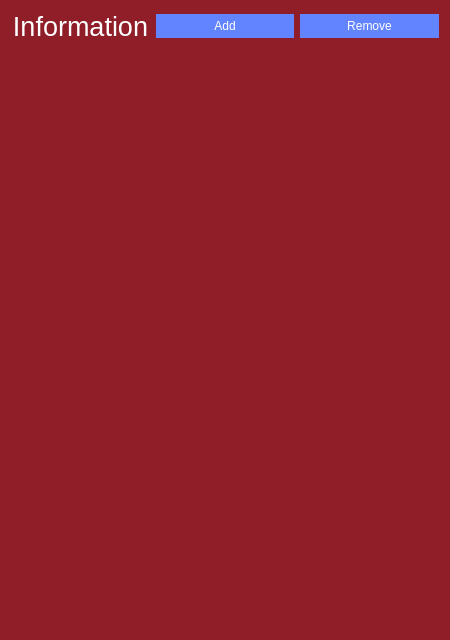
<?xml version="1.0" encoding="UTF-8"?>
<ui version="4.0">
 <class>BookDescription</class>
 <widget class="QWidget" name="BookDescription">
  <property name="windowModality">
   <enum>Qt::ApplicationModal</enum>
  </property>
  <property name="geometry">
   <rect>
    <x>0</x>
    <y>0</y>
    <width>450</width>
    <height>640</height>
   </rect>
  </property>
  <property name="minimumSize">
   <size>
    <width>450</width>
    <height>640</height>
   </size>
  </property>
  <property name="windowTitle">
   <string>Form</string>
  </property>
  <property name="styleSheet">
   <string notr="true">/*Copyright (c) DevSec Studio. All rights reserved.

MIT License

Permission is hereby granted, free of charge, to any person obtaining a copy
of this software and associated documentation files (the &quot;Software&quot;), to deal
in the Software without restriction, including without limitation the rights
to use, copy, modify, merge, publish, distribute, sublicense, and/or sell
copies of the Software, and to permit persons to whom the Software is
furnished to do so, subject to the following conditions:

The above copyright notice and this permission notice shall be included in all
copies or substantial portions of the Software.

THE SOFTWARE IS PROVIDED *AS IS*, WITHOUT WARRANTY OF ANY KIND, EXPRESS OR
IMPLIED, INCLUDING BUT NOT LIMITED TO THE WARRANTIES OF MERCHANTABILITY,
FITNESS FOR A PARTICULAR PURPOSE AND NONINFRINGEMENT. IN NO EVENT SHALL THE
AUTHORS OR COPYRIGHT HOLDERS BE LIABLE FOR ANY CLAIM, DAMAGES OR OTHER
LIABILITY, WHETHER IN AN ACTION OF CONTRACT, TORT OR OTHERWISE, ARISING FROM,
OUT OF OR IN CONNECTION WITH THE SOFTWARE OR THE USE OR OTHER DEALINGS IN THE SOFTWARE.
*/

/*-----QWidget-----*/
QWidget
{
	background-color: #8f1e28;
	color: #fff;
	selection-background-color: #aa7e82;
	selection-color: #000;

}


/*-----QLabel-----*/
QLabel
{
	background-color: transparent;
	color: #fff;

}


/*-----QMenuBar-----*/
QMenuBar 
{
	background-color: qlineargradient(spread:repeat, x1:1, y1:0, x2:1, y2:1, stop:0 rgba(70, 70, 70, 255),stop:1 rgba(3, 2, 5, 255));
	color: #fff;

}


QMenuBar::item 
{
	background-color: transparent;
	border-left: 1px solid gray;
	padding: 5px;
	padding-left: 15px;
	padding-right: 15px;

}


QMenuBar::item:selected 
{
	background-color: #af272e;
	border: 1px solid #8f1e28;
	color: #fff;

}


QMenuBar::item:pressed 
{
	background-color: #6e181c;
	border: 1px solid #6e181c;
	color: #fff;

}


/*-----QMenu-----*/
QMenu
{
    background-color: #e8d9d7;
    border: 1px solid #4a5157;
	color: #000;

}


QMenu::item
{
    background-color: transparent;
    padding: 2px 20px 2px 20px;
	min-width: 100px;

}


QMenu::separator
{
   	background-color: #6e181c;
	height: 1px;

}


QMenu::item:disabled
{
    color: #555;
    background-color: transparent;
    padding: 2px 20px 2px 20px;

}


QMenu::item:selected
{
	background-color: #ab7f83;
	border: 1px solid #ab7f83;
	color: #fff;

}


/*-----QPushButton-----*/
QPushButton
{
	background-color: #6384ff;
	color: #fff;
	border: none;
	min-width: 80px;
	padding: 5px;

}


QPushButton::flat
{
	background-color: transparent;
	border: none;
	color: #000;

}


QPushButton::disabled
{
	background-color: #606060;
	color: #959595;
	border: none;

}


QPushButton::hover
{
	background-color: #718fff;
	border: 1px solid #718fff;

}


QPushButton::pressed
{
	background-color: #446cff;
	border: 1px solid #446cff;

}


QPushButton::checked
{
	background-color: #3761ff;
	border: 1px solid #3761ff;

}


/*-----QLineEdit-----*/
QLineEdit
{
	background-color: #e8d9d7;
	color : #000;
	border: 1px solid #1d1d1d;
	padding: 3px;
	padding-left: 5px;

}


/*-----QPlainTExtEdit-----*/
QPlainTextEdit
{
	background-color: #e8d9d7;
	color : #000;
	border: 1px solid #1d1d1d;
	padding: 3px;
	padding-left: 5px;

}


/*-----QToolBox-----*/
QToolBox
{
	background-color: transparent;
	border: 1px solid #410d12;

}


QToolBox::tab
{
	background-color: #640000;
	border: 1px solid #640000;

}


QToolBox::tab:hover
{
	background-color: #640000;
	border: 1px solid #1d1d1d;

}


/*-----QComboBox-----*/
QComboBox
{
    background-color: qlineargradient(spread:repeat, x1:1, y1:0, x2:1, y2:1, stop:0 rgba(70, 70, 70, 255),stop:1 rgba(3, 2, 5, 255));
    padding-left: 6px;
	border: 1px solid #1d1d1d;
    color: #fff;
    height: 20px;

}


QComboBox::disabled
{
	background-color: #404040;
	color: #656565;
	border-color: #051a39;

}


QComboBox:on
{
    background-color: #4a5157;
	color: #fff;

}


QComboBox QAbstractItemView
{
    background-color: #e8d9d7;
    color: #000;
    selection-background-color: #aa7e82;
	selection-color: #fff;
    outline: 0;

}


QComboBox::drop-down
{
	background-color: #4a5157;
    subcontrol-origin: padding;
    subcontrol-position: top right;
    width: 15px;

}


QComboBox::down-arrow
{
    image: url(://arrow-down.png);
    width: 8px;
    height: 8px;

}


/*-----QDoubleSpinBox &amp; QCalendarWidget-----*/
QDoubleSpinBox,
QCalendarWidget QSpinBox 
{
	background-color: qlineargradient(spread:repeat, x1:1, y1:0, x2:1, y2:1, stop:0 rgba(70, 70, 70, 255),stop:1 rgba(3, 2, 5, 255));
	color : #fff;
	border: 1px solid #1d1d1d;
	padding: 3px;
	padding-left: 5px;

}


QDoubleSpinBox::up-button, 
QCalendarWidget QSpinBox::up-button
{
	background-color: #4a5157;
    width: 16px; 
    border-width: 1px;
	border-color: #1d1d1d;

}


QDoubleSpinBox::up-button:hover, 
QCalendarWidget QSpinBox::up-button:hover
{
	background-color: #585858;

}


QDoubleSpinBox::up-button:pressed, 
QCalendarWidget QSpinBox::up-button:pressed
{
	background-color: #252525;
    width: 16px; 
    border-width: 1px;

}


QDoubleSpinBox::up-arrow,
QCalendarWidget QSpinBox::up-arrow
{
    image: url(://arrow-up.png);
    width: 7px;
    height: 7px;

}


QDoubleSpinBox::down-button, 
QCalendarWidget QSpinBox::down-button
{
	background-color: #4a5157;
    width: 16px; 
    border-width: 1px;
	border-color: #1d1d1d;

}


QDoubleSpinBox::down-button:hover, 
QCalendarWidget QSpinBox::down-button:hover
{
	background-color: #585858;

}


QDoubleSpinBox::down-button:pressed, 
QCalendarWidget QSpinBox::down-button:pressed
{
	background-color: #252525;
    width: 16px; 
    border-width: 1px;

}


QDoubleSpinBox::down-arrow,
QCalendarWidget QSpinBox::down-arrow
{
    image: url(://arrow-down.png);
    width: 7px;
    height: 7px;

}


/*-----QGroupBox-----*/
QGroupBox 
{
	background-color: #640000;
    border: 1px solid;
    border-color: #410d12;
    margin-top: 23px;

}


QGroupBox::title  
{
    background-color: #640000;
    color: #fff;
	subcontrol-position: top left;
    subcontrol-origin: margin;
    padding: 5px;
	min-width: 100px;
	border: 1px solid #410d12;
	border-bottom: none;

}


/*-----QHeaderView-----*/
QHeaderView::section
{
    background-color: qlineargradient(spread:repeat, x1:1, y1:0, x2:1, y2:1, stop:0 rgba(70, 70, 70, 255),stop:1 rgba(3, 2, 5, 255));
	border-top: 0px solid gray;
	border-bottom: 0px solid gray;
	border-right: 1px solid gray;
	border-left: 0px solid gray;
    color: #fff;
	padding: 4px;
	
}


QHeaderView::section:disabled
{
    background-color: #525251;
    color: #656565;

}


QHeaderView::section::vertical::first,
QHeaderView::section::vertical::only-one
{
    border-left: 1px solid #003333;

}


QHeaderView::section::vertical
{
    border-left: 1px solid #003333;
}


QHeaderView::section::horizontal::first,
QHeaderView::section::horizontal::only-one
{
    border-left: 1px solid #003333;

}


QHeaderView::section::horizontal
{
    border-left: 1px solid #003333;

}


/*-----QCalendarWidget-----*/
QCalendarWidget QMenu 
{
	width: 100px;
	left: 20px;
	color: #fff;

}


QCalendarWidget QWidget 
{ 
	alternate-background-color: #1d1d1d; 
	border: 1px solid #410d12;
	color: #000;

}


QCalendarWidget QAbstractItemView:enabled 
{
	color: #fff;  
	background-color: #1d1d1d;
	selection-background-color: #8f1e28; 
	selection-color: #fff; 

}


QCalendarWidget QAbstractItemView:disabled 
{ 
	color: #404040; 

}


/*-----QTreeWidget-----*/
QTreeView
{
	show-decoration-selected: 0;
	alternate-background-color: transparent;
	background-color: #e8d9d7;
   	border: 1px solid #410d12;
	color: #000;
	font: 8pt;

}


QTreeView::item:selected
{
	color:#fff;
	background-color: #af272e;
	border-radius: 0px;

}


QTreeView::item:!selected:hover
{
    background-color: #ab7f83;
    border: none;
    color: white;

}


QTreeView::branch:has-children:!has-siblings:closed,
QTreeView::branch:closed:has-children:has-siblings 
{
	image: url(://tree-closed.png);

}


QTreeView::branch:open:has-children:!has-siblings,
QTreeView::branch:open:has-children:has-siblings  
{
	image: url(://tree-open.png);

}


/*-----QListView-----*/
QListView 
{
	background-color: #e8d9d7;
	alternate-background-color: transparent;
    border : none;
    color: #000;
    show-decoration-selected: 1; 
    outline: 0;
   	border: 1px solid #410d12;

}


QListView::disabled 
{
	background-color: #656565;
	color: #1b1b1b;
    border: 1px solid #656565;

}


QListView::item 
{
	background-color: transparent;
    padding: 1px;

}


QListView::item:selected 
{
	background-color: #af272e;
	border: 1px solid #af272e;
	color: #fff;

}


QListView::item:selected:!active 
{
	background-color: #af272e;
	border: 1px solid #af272e;
	color: #fff;

}


QListView::item:selected:active 
{
	background-color: #af272e;
	border: 1px solid #af272e;
	color: #fff;

}


QListView::item:hover {
    background-color: #ab7f83;
    border: none;
    color: #000;

}


/*-----QCheckBox-----*/
QCheckBox
{
	background-color: transparent;
    color: #fff;
	border: none;

}


QCheckBox::indicator
{
    background-color: lightgray;
    border: 1px solid #000;
    width: 12px;
    height: 12px;

}


QCheckBox::indicator:checked
{
    image:url(&quot;./ressources/check.png&quot;);
	background-color: #cd70ff;
    border: 1px solid #3a546e;

}


QCheckBox::indicator:unchecked:hover
{
	border: 1px solid #46a2da; 

}


QCheckBox::disabled
{
	color: #656565;

}


QCheckBox::indicator:disabled
{
	background-color: #656565;
	color: #656565;
    border: 1px solid #656565;

}


/*-----QRadioButton-----*/
QRadioButton 
{
	color: #fff;
	background-color: transparent;

}


QRadioButton::indicator::unchecked:hover 
{
	background-color: #d3d3d3;
	border: 2px solid #462657;
	border-radius: 6px;
}


QRadioButton::indicator::checked 
{
	border: 2px solid #462657;
	border-radius: 6px;
	background-color: #cd70ff;  
	width: 9px; 
	height: 9px; 

}


/*-----QScrollBar-----*/
QScrollBar:vertical 
{
   border: none;
   width: 12px;

}


QScrollBar::handle:vertical 
{
   border: none;
   background-color: qlineargradient(spread:repeat, x1:1, y1:0, x2:1, y2:1, stop:0 rgba(70, 70, 70, 255),stop:1 rgba(3, 2, 5, 255));
   min-height: 80px;
   width : 12px;

}


QScrollBar::handle:vertical:pressed
{
   background-color: qlineargradient(spread:repeat, x1:1, y1:0, x2:1, y2:1, stop:0 rgba(102, 40, 40, 255),stop:0.480769 rgba(64, 19, 19, 255),stop:1 rgba(58, 0, 0, 255));

}


QScrollBar::add-line:vertical
{
   border: none;
   background: transparent;
   height: 0px;
   subcontrol-position: bottom;
   subcontrol-origin: margin;

}


QScrollBar::add-line:vertical:hover 
{
   background-color: transparent;

}


QScrollBar::add-line:vertical:pressed 
{
   background-color: #3f3f3f;

}


QScrollBar::sub-line:vertical
{
   border: none;
   background: transparent;
   height: 0px;

}


QScrollBar::sub-line:vertical:hover 
{
   background-color: transparent;

}


QScrollBar::sub-line:vertical:pressed 
{
   background-color: #3f3f3f;

}


QScrollBar::up-arrow:vertical
{
   width: 0px;
   height: 0px;
   background: transparent;

}


QScrollBar::down-arrow:vertical 
{
   width: 0px;
   height: 0px;
   background: transparent;

}


QScrollBar::add-page:vertical, QScrollBar::sub-page:vertical
{
   background-color: #e8d9d7;
	
}


QScrollBar:horizontal 
{
   border: none;
   height: 12px;

}


QScrollBar::handle:horizontal 
{
   border: none;
   border-radius : 0px;
   background-color: qlineargradient(spread:repeat, x1:1, y1:0, x2:1, y2:1, stop:0 rgba(70, 70, 70, 255),stop:1 rgba(3, 2, 5, 255));
   min-height: 80px;
   height : 12px;

}


QScrollBar::handle:horizontal:pressed
{
   background-color: qlineargradient(spread:repeat, x1:1, y1:0, x2:1, y2:1, stop:0 rgba(102, 40, 40, 255),stop:0.480769 rgba(64, 19, 19, 255),stop:1 rgba(58, 0, 0, 255)); 

}


QScrollBar::add-line:horizontal
{
   border: none;
   background: transparent;
   height: 0px;
   subcontrol-position: bottom;
   subcontrol-origin: margin;

}


QScrollBar::add-line:horizontal:hover 
{
   background-color: transparent;

}


QScrollBar::add-line:horizontal:pressed 
{
   background-color: #3f3f3f;

}


QScrollBar::sub-line:horizontal
{
   border: none;
   background: transparent;
   height: 0px;

}


QScrollBar::sub-line:horizontal:hover 
{
   background-color: transparent;

}


QScrollBar::sub-line:horizontal:pressed 
{
   background-color: #3f3f3f;

}


QScrollBar::up-arrow:horizontal
{
   width: 0px;
   height: 0px;
   background: transparent;

}


QScrollBar::down-arrow:horizontal 
{
   width: 0px;
   height: 0px;
   background: transparent;

}


QScrollBar::add-page:horizontal, QScrollBar::sub-page:horizontal
{
   background-color: #e8d9d7;
	
}


/*-----QProgressBar-----*/
QProgressBar
{
	border: 1px solid #410d12;
    text-align: center;
	color: #000;
	font-weight: bold;

}


QProgressBar::chunk
{
    background-color: #cd70ff;
    margin: 0.5px;

}


/*-----QStatusBar-----*/
QStatusBar
{
	background-color: qlineargradient(spread:repeat, x1:1, y1:0, x2:1, y2:1, stop:0 rgba(70, 70, 70, 255),stop:1 rgba(3, 2, 5, 255));
	color: #ffffff;
	border-color: #051a39;

}


/*-----QSizeGrip-----*/
QSizeGrip 
{
	background-color: image(&quot;./ressources/sizegrip.png&quot;); /*To replace*/
	border: none;

}
</string>
  </property>
  <layout class="QGridLayout" name="gridLayout">
   <item row="0" column="0">
    <widget class="QLabel" name="label">
     <property name="font">
      <font>
       <pointsize>20</pointsize>
      </font>
     </property>
     <property name="layoutDirection">
      <enum>Qt::LeftToRight</enum>
     </property>
     <property name="text">
      <string>Information</string>
     </property>
     <property name="alignment">
      <set>Qt::AlignCenter</set>
     </property>
    </widget>
   </item>
   <item row="0" column="1">
    <widget class="QPushButton" name="pbAdd">
     <property name="text">
      <string>Add</string>
     </property>
    </widget>
   </item>
   <item row="0" column="2">
    <widget class="QPushButton" name="pbRemove">
     <property name="text">
      <string>Remove</string>
     </property>
    </widget>
   </item>
   <item row="1" column="0" colspan="3">
    <widget class="QLabel" name="lImage">
     <property name="text">
      <string/>
     </property>
    </widget>
   </item>
   <item row="2" column="0" colspan="3">
    <widget class="QLabel" name="lDescription">
     <property name="sizePolicy">
      <sizepolicy hsizetype="Preferred" vsizetype="Maximum">
       <horstretch>0</horstretch>
       <verstretch>0</verstretch>
      </sizepolicy>
     </property>
     <property name="text">
      <string/>
     </property>
    </widget>
   </item>
  </layout>
 </widget>
 <resources/>
 <connections/>
</ui>
